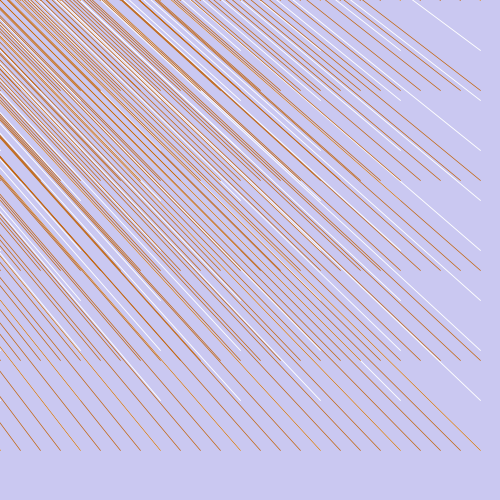
Frame 1 (no input)
Frame 60 (the mouse pressed at the canvas centre just before this capture): identical to frame 1, image omitted
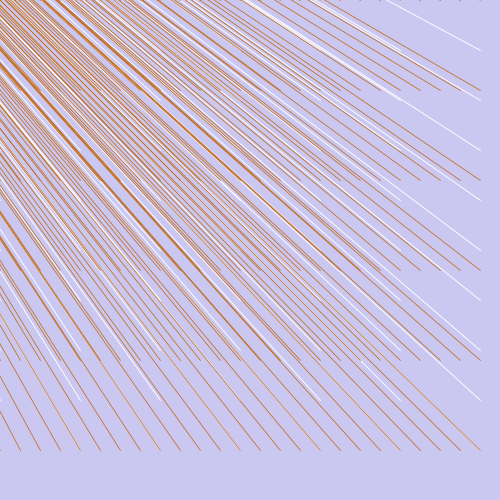
Frame 120 (the mouse held since frame 60 and released just before this capture)

The Processing sketch that drew these frames (run headless with seeded random() and noise(); from frame 60 on, the mouse is pressed at the canvas centre):

// Processing sketch: processing_146044
// ── processing_146044.pde

void setup() {
  size( 500, 500 );
  smooth();
  fill(100,22,121);
}
 
void draw() {  
  background(202,200,241);
  stroke(#ffffff);
  strokeWeight(.9);
   
  float Size = map( mouseX, 400, width, 0, 300 );
   
  for (int x = 0; x < width; x += 80) {
    for (int y = 0; y < height; y+=50) {
      line(x, y, Size, Size);
    }
  }
 stroke(193,97,6);  
 strokeWeight(.7);

  for (int x = 0; x < width; x += 20) {
    for (int y = 0; y < height; y+=90) {
      line(x, y, Size, Size);
    }
  }   
 }
